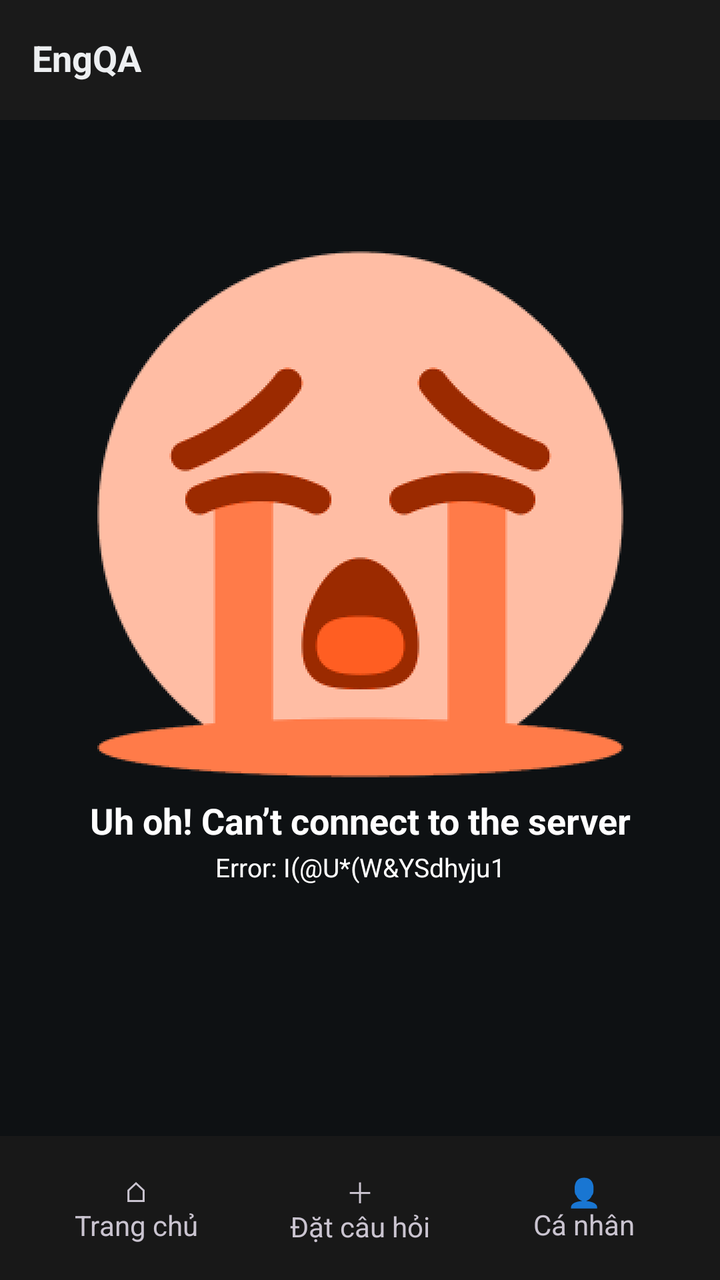
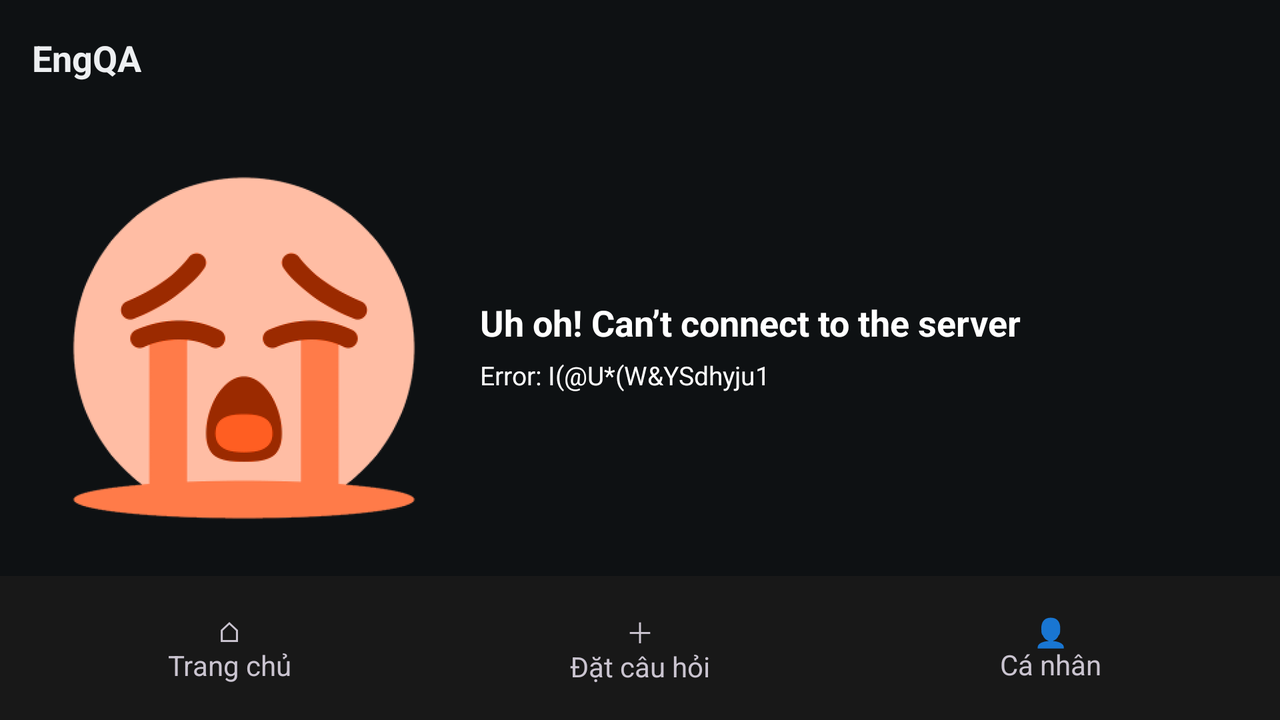

An Android layout and its configuration variant, each rendered on a device that would load it. The default file and the variant file are quoted in full after the pictures.
<!-- AndroidManifest.xml: application theme Theme.EngQA -->
<!-- res/layout/activity_server_error.xml -->
<?xml version="1.0" encoding="utf-8"?>
<androidx.constraintlayout.widget.ConstraintLayout xmlns:android="http://schemas.android.com/apk/res/android"
    xmlns:app="http://schemas.android.com/apk/res-auto"
    xmlns:tools="http://schemas.android.com/tools"
    android:id="@+id/serverErrorRoot"
    android:layout_width="match_parent"
    android:layout_height="match_parent"
    android:background="@color/error_screen_bg"
    tools:context=".ServerErrorActivity">

    
    <FrameLayout
        android:id="@+id/errorTopBar"
        android:layout_width="0dp"
        android:layout_height="@dimen/topbar_height"
        android:background="@color/bg_topbar"
        android:paddingStart="16dp"
        android:paddingTop="8dp"
        android:paddingEnd="16dp"
        android:paddingBottom="8dp"
        app:layout_constraintEnd_toEndOf="parent"
        app:layout_constraintStart_toStartOf="parent"
        app:layout_constraintTop_toTopOf="parent">

        <TextView
            android:layout_width="wrap_content"
            android:layout_height="wrap_content"
            android:layout_gravity="center_vertical|start"
            android:includeFontPadding="false"
            android:text="@string/app_name"
            android:textColor="@color/error_appbar_text"
            android:textSize="18sp"
            android:textStyle="bold" />
    </FrameLayout>

    
    <LinearLayout
        android:id="@+id/errorContent"
        android:layout_width="wrap_content"
        android:layout_height="wrap_content"
        android:gravity="center_horizontal"
        android:orientation="vertical"
        app:layout_constraintBottom_toTopOf="@id/bottomNav"
        app:layout_constraintEnd_toEndOf="parent"
        app:layout_constraintStart_toStartOf="parent"
        app:layout_constraintTop_toBottomOf="@id/errorTopBar"
        app:layout_constraintVertical_bias="0.317">

        <ImageView
            android:id="@+id/ivNoConnection"
            android:layout_width="277dp"
            android:layout_height="277dp"
            android:contentDescription="@string/server_error_illustration"
            android:src="@drawable/img_no_connection" />

        <TextView
            android:id="@+id/tvErrorTitle"
            android:layout_width="wrap_content"
            android:layout_height="wrap_content"
            android:layout_marginTop="5dp"
            android:gravity="center"
            android:includeFontPadding="false"
            android:text="@string/server_error_title"
            android:textColor="@color/text_primary"
            android:textSize="18sp"
            android:textStyle="bold" />

        <TextView
            android:id="@+id/tvErrorCode"
            android:layout_width="wrap_content"
            android:layout_height="wrap_content"
            android:layout_marginTop="5dp"
            android:gravity="center"
            android:includeFontPadding="false"
            android:text="@string/server_error_code"
            android:textColor="@color/text_primary"
            android:textSize="13sp" />
    </LinearLayout>

    <include
        android:id="@+id/bottomNav"
        layout="@layout/view_bottom_nav"
        android:layout_width="0dp"
        android:layout_height="@dimen/bottom_nav_height"
        app:layout_constraintBottom_toBottomOf="parent"
        app:layout_constraintEnd_toEndOf="parent"
        app:layout_constraintStart_toStartOf="parent" />

</androidx.constraintlayout.widget.ConstraintLayout>
<!-- res/layout/view_bottom_nav.xml (included above) -->
<?xml version="1.0" encoding="utf-8"?>
<LinearLayout xmlns:android="http://schemas.android.com/apk/res/android"
    android:layout_width="match_parent"
    android:layout_height="68dp"
    android:background="@drawable/bg_bottom_bar"
    android:gravity="center_vertical"
    android:orientation="horizontal"
    android:paddingStart="12dp"
    android:paddingEnd="12dp">

    <TextView
        android:id="@+id/navHome"
        style="@style/HomeNavItem"
        android:text="⌂\nTrang chủ" />

    <TextView
        android:id="@+id/navAsk"
        style="@style/HomeNavItem"
        android:text="＋\nĐặt câu hỏi" />

    <TextView
        android:id="@+id/navProfile"
        style="@style/HomeNavItem"
        android:text="👤\nCá nhân" />
</LinearLayout>
<!-- resources referenced by this layout -->
<resources>
  <color name="bg_topbar">#FF1A1A1A</color>
  <color name="error_appbar_text">#FFEDEFF1</color>
  <color name="error_screen_bg">#FF0E1113</color>
  <color name="text_primary">#FFFFFFFF</color>
  <dimen name="bottom_nav_height">72dp</dimen>
  <dimen name="topbar_height">60dp</dimen>
  <!-- drawable bg_bottom_bar (drawable) -->
  <?xml version="1.0" encoding="utf-8"?>
  <shape xmlns:android="http://schemas.android.com/apk/res/android" android:shape="rectangle">
      <solid android:color="@color/bg_bottom_bar" />
  </shape>
  <!-- drawable img_no_connection: png bitmap (drawable-xxhdpi, 23422 bytes) -->
  <string name="app_name">EngQA</string>
  <string name="server_error_code">Error: I(@U*(W&amp;YSdhyju1</string>
  <string name="server_error_illustration">Không thể kết nối tới máy chủ</string>
  <string name="server_error_title">Uh oh! Can’t connect to the server</string>
  <style name="HomeNavItem">
          <item name="android:layout_width">0dp</item>
          <item name="android:layout_height">match_parent</item>
          <item name="android:layout_weight">1</item>
          <item name="android:gravity">center</item>
          <item name="android:orientation">vertical</item>
          <item name="android:clickable">true</item>
          <item name="android:focusable">true</item>
      </style>
  <style name="Theme.EngQA" parent="Base.Theme.EngQA" />
  <color name="bg_bottom_bar">#FF181818</color>
  <style name="Base.Theme.EngQA" parent="Theme.Material3.Dark.NoActionBar">
          <item name="android:windowBackground">@color/bg_screen</item>
          <item name="android:statusBarColor">@color/bg_topbar</item>
          <item name="android:navigationBarColor">@color/bg_bottom_bar</item>
          <item name="colorPrimary">@color/accent_orange</item>
      </style>
  <color name="bg_screen">#FF141414</color>
  <color name="accent_orange">#FFFF4500</color>
</resources>
<!-- res/layout-land/activity_server_error.xml (the repository's variant of the layout above) -->
<!-- drawn on the phone turned sideways -->
<?xml version="1.0" encoding="utf-8"?>
<androidx.constraintlayout.widget.ConstraintLayout xmlns:android="http://schemas.android.com/apk/res/android"
    xmlns:app="http://schemas.android.com/apk/res-auto"
    xmlns:tools="http://schemas.android.com/tools"
    android:id="@+id/serverErrorRoot"
    android:layout_width="match_parent"
    android:layout_height="match_parent"
    android:background="@color/error_screen_bg"
    tools:context=".ServerErrorActivity">

    <FrameLayout
        android:id="@+id/errorTopBar"
        android:layout_width="0dp"
        android:layout_height="@dimen/topbar_height"
        android:paddingStart="16dp"
        android:paddingTop="10dp"
        android:paddingEnd="16dp"
        android:paddingBottom="10dp"
        app:layout_constraintEnd_toEndOf="parent"
        app:layout_constraintStart_toStartOf="parent"
        app:layout_constraintTop_toTopOf="parent">

        <TextView
            android:layout_width="wrap_content"
            android:layout_height="wrap_content"
            android:layout_gravity="center_vertical|start"
            android:includeFontPadding="false"
            android:text="@string/app_name"
            android:textColor="@color/error_appbar_text"
            android:textSize="18sp"
            android:textStyle="bold" />
    </FrameLayout>

    <LinearLayout
        android:id="@+id/errorContent"
        android:layout_width="0dp"
        android:layout_height="0dp"
        android:gravity="center"
        android:orientation="horizontal"
        android:paddingStart="32dp"
        android:paddingTop="12dp"
        android:paddingEnd="32dp"
        android:paddingBottom="12dp"
        app:layout_constraintBottom_toTopOf="@id/bottomNav"
        app:layout_constraintEnd_toEndOf="parent"
        app:layout_constraintStart_toStartOf="parent"
        app:layout_constraintTop_toBottomOf="@id/errorTopBar">

        <ImageView
            android:id="@+id/ivNoConnection"
            android:layout_width="180dp"
            android:layout_height="180dp"
            android:contentDescription="@string/server_error_illustration"
            android:src="@drawable/img_no_connection" />

        <LinearLayout
            android:layout_width="0dp"
            android:layout_height="wrap_content"
            android:layout_marginStart="28dp"
            android:layout_weight="1"
            android:gravity="start"
            android:orientation="vertical">

            <TextView
                android:id="@+id/tvErrorTitle"
                android:layout_width="wrap_content"
                android:layout_height="wrap_content"
                android:includeFontPadding="false"
                android:text="@string/server_error_title"
                android:textColor="@color/text_primary"
                android:textSize="18sp"
                android:textStyle="bold" />

            <TextView
                android:id="@+id/tvErrorCode"
                android:layout_width="wrap_content"
                android:layout_height="wrap_content"
                android:layout_marginTop="6dp"
                android:text="@string/server_error_code"
                android:textColor="@color/text_primary"
                android:textSize="13sp" />
        </LinearLayout>
    </LinearLayout>

    <include
        android:id="@+id/bottomNav"
        layout="@layout/view_bottom_nav"
        android:layout_width="0dp"
        android:layout_height="@dimen/bottom_nav_height"
        app:layout_constraintBottom_toBottomOf="parent"
        app:layout_constraintEnd_toEndOf="parent"
        app:layout_constraintStart_toStartOf="parent" />
</androidx.constraintlayout.widget.ConstraintLayout>
<!-- resources referenced by the variant -->
<!-- as the phone turned sideways resolves them -->
<resources>
  <color name="error_appbar_text">#FFEDEFF1</color>
  <color name="error_screen_bg">#FF0E1113</color>
  <color name="text_primary">#FFFFFFFF</color>
  <dimen name="bottom_nav_height">72dp</dimen>
  <dimen name="topbar_height">60dp</dimen>
  <!-- drawable bg_bottom_bar (drawable) -->
  <?xml version="1.0" encoding="utf-8"?>
  <shape xmlns:android="http://schemas.android.com/apk/res/android" android:shape="rectangle">
      <solid android:color="@color/bg_bottom_bar" />
  </shape>
  <!-- drawable img_no_connection: png bitmap (drawable-xxhdpi, 23422 bytes) -->
  <string name="app_name">EngQA</string>
  <string name="server_error_code">Error: I(@U*(W&amp;YSdhyju1</string>
  <string name="server_error_illustration">Không thể kết nối tới máy chủ</string>
  <string name="server_error_title">Uh oh! Can’t connect to the server</string>
  <style name="HomeNavItem">
          <item name="android:layout_width">0dp</item>
          <item name="android:layout_height">match_parent</item>
          <item name="android:layout_weight">1</item>
          <item name="android:gravity">center</item>
          <item name="android:orientation">vertical</item>
          <item name="android:clickable">true</item>
          <item name="android:focusable">true</item>
      </style>
  <style name="Theme.EngQA" parent="Base.Theme.EngQA" />
  <color name="bg_bottom_bar">#FF181818</color>
  <style name="Base.Theme.EngQA" parent="Theme.Material3.Dark.NoActionBar">
          <item name="android:windowBackground">@color/bg_screen</item>
          <item name="android:statusBarColor">@color/bg_topbar</item>
          <item name="android:navigationBarColor">@color/bg_bottom_bar</item>
          <item name="colorPrimary">@color/accent_orange</item>
      </style>
  <color name="bg_screen">#FF141414</color>
  <color name="bg_topbar">#FF1A1A1A</color>
  <color name="accent_orange">#FFFF4500</color>
</resources>
